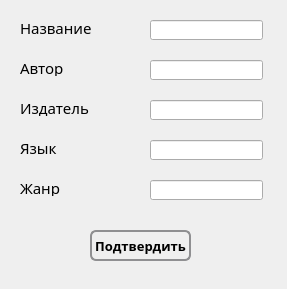
<?xml version="1.0" encoding="UTF-8"?>
<ui version="4.0">
 <class>AddBook</class>
 <widget class="QDialog" name="AddBook">
  <property name="geometry">
   <rect>
    <x>0</x>
    <y>0</y>
    <width>287</width>
    <height>289</height>
   </rect>
  </property>
  <property name="font">
   <font>
    <family>Manrope</family>
    <pointsize>11</pointsize>
   </font>
  </property>
  <property name="windowTitle">
   <string>Добавление книги</string>
  </property>
  <widget class="QLineEdit" name="enter_title">
   <property name="geometry">
    <rect>
     <x>150</x>
     <y>20</y>
     <width>113</width>
     <height>20</height>
    </rect>
   </property>
  </widget>
  <widget class="QLineEdit" name="enter_writer">
   <property name="geometry">
    <rect>
     <x>150</x>
     <y>60</y>
     <width>113</width>
     <height>20</height>
    </rect>
   </property>
  </widget>
  <widget class="QLineEdit" name="enter_publisher">
   <property name="geometry">
    <rect>
     <x>150</x>
     <y>100</y>
     <width>113</width>
     <height>20</height>
    </rect>
   </property>
  </widget>
  <widget class="QLineEdit" name="enter_lang">
   <property name="geometry">
    <rect>
     <x>150</x>
     <y>140</y>
     <width>113</width>
     <height>20</height>
    </rect>
   </property>
  </widget>
  <widget class="QPushButton" name="confirm_btn">
   <property name="geometry">
    <rect>
     <x>90</x>
     <y>230</y>
     <width>101</width>
     <height>31</height>
    </rect>
   </property>
   <property name="font">
    <font>
     <family>Manrope</family>
     <pointsize>10</pointsize>
     <weight>75</weight>
     <bold>true</bold>
    </font>
   </property>
   <property name="styleSheet">
    <string notr="true">QPushButton {
    border: 2px solid #8f8f91;
    border-radius: 6px;
    background-color: qlineargradient(x1: 0, y1: 0, x2: 0, y2: 1,
                                      stop: 0 #f6f7fa, stop: 1 #dadbde);
    min-width: 80px;
}

QPushButton:pressed {
    background-color: qlineargradient(x1: 0, y1: 0, x2: 0, y2: 1,
                                      stop: 0 #dadbde, stop: 1 #f6f7fa);
}

QPushButton:flat {
    border: none; /* no border for a flat push button */
}
</string>
   </property>
   <property name="text">
    <string>Подтвердить</string>
   </property>
  </widget>
  <widget class="QLabel" name="label_title">
   <property name="geometry">
    <rect>
     <x>20</x>
     <y>20</y>
     <width>81</width>
     <height>16</height>
    </rect>
   </property>
   <property name="font">
    <font>
     <family>Manrope</family>
     <pointsize>11</pointsize>
    </font>
   </property>
   <property name="text">
    <string>Название</string>
   </property>
  </widget>
  <widget class="QLabel" name="label_writer">
   <property name="geometry">
    <rect>
     <x>20</x>
     <y>60</y>
     <width>81</width>
     <height>16</height>
    </rect>
   </property>
   <property name="font">
    <font>
     <family>Manrope</family>
     <pointsize>11</pointsize>
    </font>
   </property>
   <property name="text">
    <string>Автор</string>
   </property>
  </widget>
  <widget class="QLabel" name="label_publisher">
   <property name="geometry">
    <rect>
     <x>20</x>
     <y>100</y>
     <width>81</width>
     <height>16</height>
    </rect>
   </property>
   <property name="font">
    <font>
     <family>Manrope</family>
     <pointsize>11</pointsize>
    </font>
   </property>
   <property name="text">
    <string>Издатель</string>
   </property>
  </widget>
  <widget class="QLabel" name="label_lang">
   <property name="geometry">
    <rect>
     <x>20</x>
     <y>140</y>
     <width>81</width>
     <height>16</height>
    </rect>
   </property>
   <property name="font">
    <font>
     <family>Manrope</family>
     <pointsize>11</pointsize>
    </font>
   </property>
   <property name="text">
    <string>Язык</string>
   </property>
  </widget>
  <widget class="QLabel" name="label_genre">
   <property name="geometry">
    <rect>
     <x>20</x>
     <y>180</y>
     <width>81</width>
     <height>16</height>
    </rect>
   </property>
   <property name="font">
    <font>
     <family>Manrope</family>
     <pointsize>11</pointsize>
    </font>
   </property>
   <property name="text">
    <string>Жанр</string>
   </property>
  </widget>
  <widget class="QLineEdit" name="enter_genre">
   <property name="geometry">
    <rect>
     <x>150</x>
     <y>180</y>
     <width>113</width>
     <height>20</height>
    </rect>
   </property>
  </widget>
 </widget>
 <resources/>
 <connections/>
</ui>
